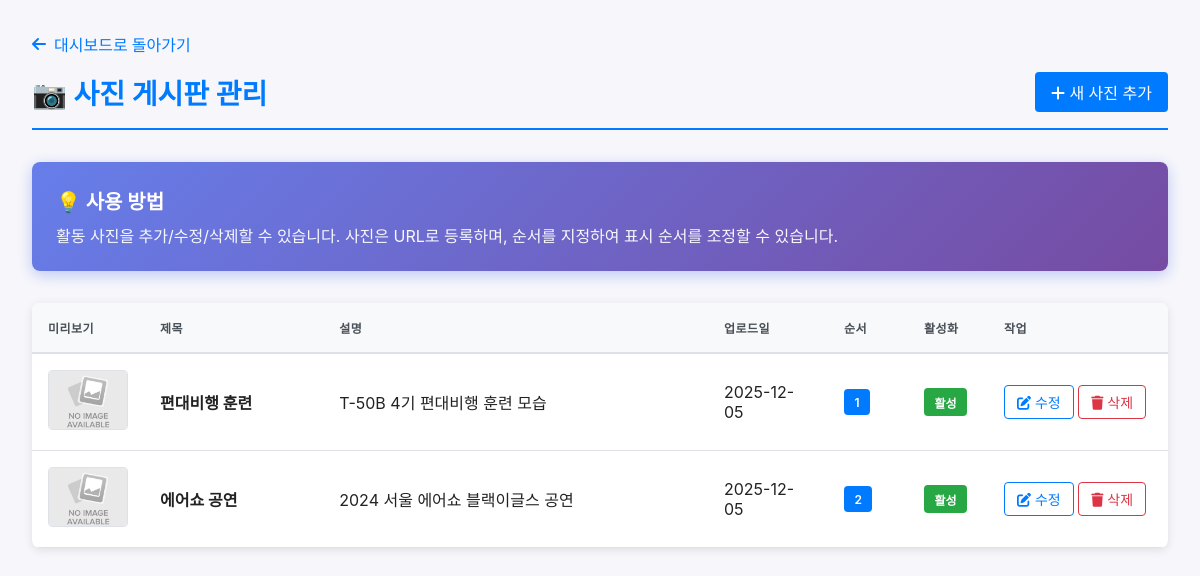
The page /admin/gallery (signed in) on the database its author committed.
### tables this page shows
CREATE TABLE gallery (
			id INTEGER PRIMARY KEY AUTOINCREMENT,
			title TEXT NOT NULL,
			description TEXT,
			image_url TEXT NOT NULL,
			upload_date TIMESTAMP DEFAULT CURRENT_TIMESTAMP,
			is_active INTEGER DEFAULT 1,
			order_num INTEGER DEFAULT 0,
			created_at TIMESTAMP DEFAULT CURRENT_TIMESTAMP,
			updated_at TIMESTAMP DEFAULT CURRENT_TIMESTAMP
		);

### app.py (the view)
@app.route('/admin/gallery')
@login_required
def admin_gallery():
	conn = get_db()
	photos = conn.execute('SELECT * FROM gallery ORDER BY order_num, upload_date DESC').fetchall()
	conn.close()
	return render_template('admin/gallery.html', photos=photos)

### app.py (called while the page is built)
def get_db():
	conn = sqlite3.connect(DATABASE)
	conn.row_factory = sqlite3.Row
	return conn

def login_required(f):
	@wraps(f)
	def decorated_function(*args, **kwargs):
		if 'logged_in' not in session:
			flash('로그인이 필요합니다.', 'error')
			return redirect(url_for('admin_login'))
		return f(*args, **kwargs)
	return decorated_function

### templates/admin/gallery.html (shortened to what this page needs)
<!DOCTYPE html>
<html lang="ko">
<head>
    <link rel="stylesheet" href="/static/style.css?v=916">
    <link rel="stylesheet" href="https://cdnjs.cloudflare.com/ajax/libs/font-awesome/6.0.0/css/all.min.css">
</head>
<body>
    <div class="admin-container">
        <a href="{{ url_for('admin_dashboard') }}" class="back-link">
            <i class="fas fa-arrow-left"></i> 대시보드로 돌아가기
        </a>
        <div class="admin-header">
            <h2>📷 사진 게시판 관리</h2>
            <a href="{{ url_for('admin_gallery_new') }}" class="btn btn-primary">
                <i class="fas fa-plus"></i> 새 사진 추가
            </a>
        </div>
        <div class="info-box">
            <h3>💡 사용 방법</h3>
            <p>활동 사진을 추가/수정/삭제할 수 있습니다. 사진은 URL로 등록하며, 순서를 지정하여 표시 순서를 조정할 수 있습니다.</p>
        </div>
        <div class="table-container">
            {% if photos %}
                <table>
                    <thead>
                        <tr>
                            <th style="width: 100px;">미리보기</th>
                            <th>제목</th>
                            <th>설명</th>
                            <th style="width: 120px;">업로드일</th>
                            <th style="width: 80px;">순서</th>
                            <th style="width: 80px;">활성화</th>
                            <th style="width: 180px;">작업</th>
                        </tr>
                    </thead>
                    <tbody>
                        {% for photo in photos %}
                        <tr>
                            <td>
                                <div class="photo-thumbnail">
                                    <img src="{{ photo.image_url }}" alt="{{ photo.title }}"
                                         onerror="this.src='/static/images/no-image.jpg'">
                                </div>
                            </td>
                            <td>
                                <strong>{{ photo.title }}</strong>
                            </td>
                            <td>
                                <div class="description-cell">
                                    {{ photo.description if photo.description else '-' }}
                                </div>
                            </td>
                            <td>
                                {{ photo.upload_date[:10] }}
                            </td>
                            <td>
                                <span class="badge badge-number">{{ photo.order_num }}</span>
                            </td>
                            <td>
                                {% if photo.is_active %}
                                    <span class="badge badge-success">활성</span>
                                {% else %}
                                    <span class="badge badge-secondary">비활성</span>
                                {% endif %}
                            </td>
                            <td>
                                <a href="{{ url_for('admin_gallery_edit', photo_id=photo.id) }}"
                                   class="btn btn-outline-primary btn-sm">
                                    <i class="fas fa-edit"></i> 수정
                                </a>
                                <form method="POST" action="{{ url_for('admin_gallery_delete', photo_id=photo.id) }}"
                                      style="display: inline;"
                                      onsubmit="return confirm('정말 이 사진을 삭제하시겠습니까?');">
                                    <button type="submit" class="btn btn-outline-danger btn-sm">
                                        <i class="fas fa-trash"></i> 삭제
                                    </button>
                                </form>
                            </td>
                        </tr>
                        {% endfor %}
                    </tbody>
                </table>
            {% endif %}
        </div>
    </div>
</body>
</html>

### static/style.css (style rules this page uses)
:root { --bg:#f7f7fb; --accent:#0b5fff; --text:#222; }
* { box-sizing:border-box }
html, body { overflow-x:hidden;width:100%;max-width:100vw }
body { margin:0;padding:0;font-family: -apple-system, BlinkMacSystemFont, "Segoe UI", Roboto, "Noto Sans KR", "Helvetica Neue", Arial; color:var(--text); background:var(--bg) }
a, a:visited, a:hover, a:active { text-decoration: none; color: inherit; }
.btn { display:inline-block;background:var(--accent);color:#fff;padding:.6rem 1rem;border-radius:6px;text-decoration:none }

### templates/admin/gallery.html (style rules this page uses)
body { background: #f7f7fb; font-family: -apple-system, BlinkMacSystemFont, 'Segoe UI', Roboto, Oxygen, Ubuntu, Cantarell, sans-serif; }
.admin-container { max-width: 1400px; margin: 0 auto; padding: 2rem; }
.back-link { color: #007bff; text-decoration: none; display: inline-flex; align-items: center; margin-bottom: 1rem; font-weight: 500; }
.back-link i { margin-right: 0.5rem; }
.admin-header { display: flex; justify-content: space-between; align-items: center; margin-bottom: 2rem; padding-bottom: 1rem; border-bottom: 2px solid #007bff; }
.admin-header h2 { color: #007bff; margin: 0; font-size: 1.75rem; }
.btn { padding: 0.5rem 1rem; border: none; border-radius: 4px; text-decoration: none; cursor: pointer; display: inline-block; transition: all 0.3s ease; }
.btn-primary { background: #007bff; color: white; }
.btn-outline-primary { background: white; color: #007bff; border: 1px solid #007bff; }
.btn-outline-danger { background: white; color: #dc3545; border: 1px solid #dc3545; }
.btn-sm { padding: 0.375rem 0.75rem; font-size: 0.875rem; }
.info-box { background: linear-gradient(135deg, #667eea 0%, #764ba2 100%); color: white; padding: 1.5rem; border-radius: 8px; margin-bottom: 2rem; box-shadow: 0 4px 15px rgba(102,126,234,0.4); }
.info-box h3 { margin: 0 0 0.5rem 0; font-size: 1.25rem; }
.info-box p { margin: 0; opacity: 0.95; }
.table-container { background: white; border-radius: 8px; box-shadow: 0 2px 10px rgba(0,0,0,0.1); overflow: hidden; }
table { width: 100%; border-collapse: collapse; }
thead { background: #f8f9fa; border-bottom: 2px solid #dee2e6; }
th { padding: 1rem; text-align: left; font-weight: 600; color: #495057; text-transform: uppercase; font-size: 0.75rem; letter-spacing: 0.5px; }
td { padding: 1rem; text-align: left; vertical-align: middle; }
tbody tr { border-bottom: 1px solid #dee2e6; }
.photo-thumbnail img { width: 80px; height: 60px; object-fit: cover; border-radius: 4px; border: 1px solid #dee2e6; }
.badge { padding: 0.35rem 0.65rem; border-radius: 4px; font-size: 0.75rem; font-weight: 600; display: inline-block; }
.badge-success { background: #28a745; color: white; }
.badge-number { background: #007bff; color: white; }
.description-cell { max-width: 300px; overflow: hidden; text-overflow: ellipsis; white-space: nowrap; }

### rows shown on the page
gallery: title "편대비행 훈련", description "T-50B 4기 편대비행 훈련 모습", upload_date "2025-12-05", order_num "1", is_active "활성"
gallery: title "에어쇼 공연", description "2024 서울 에어쇼 블랙이글스 공연", upload_date "2025-12-05", order_num "2", is_active "활성"
